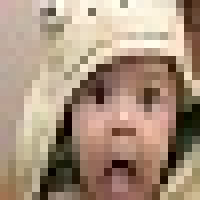
#> input picture ch1_basic/baby1.jpg, 25 x 25 px (shown 8 times larger)
$ python ch1_contour.py
#> lines starting #> are read from the running program, lines starting #| are printed output that depends on the picture
from PIL import Image
from pylab import *
'''求图像的轮廓'''
# read image to array
im = array(Image.open('baby1.jpg').convert('L'))
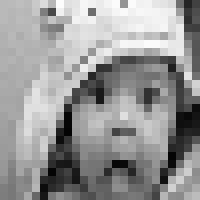
#> im: shape (25, 25) (shown 8 times larger); min 3, max 252, mean 150.7
# create a new figure
figure()
# don’t use colors
gray()
# show contours with origin upper left corner,以原来的图像的起点画图
contour(im, origin='image')
#以左上方为零点
#contour(im)
#与原图像一样大小
axis('equal')
axis('off')
'''直方图显示点的分布'''
figure()
hist(im.flatten(),128)
show()
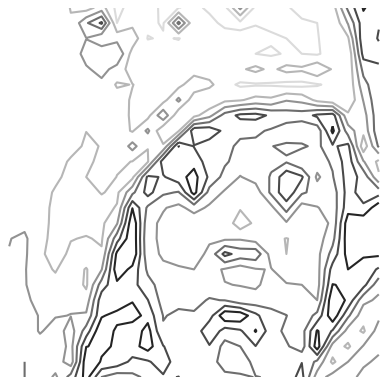
#> figure drawn by matplotlib, 1 panel
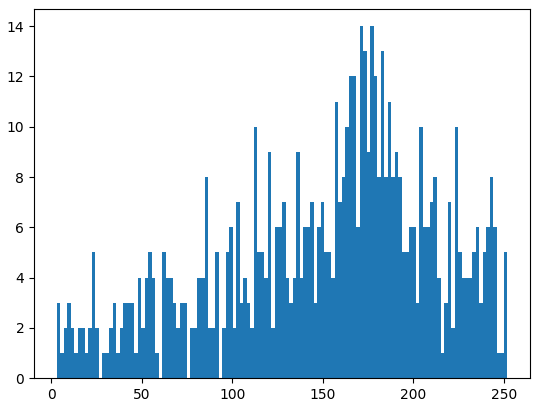
#> figure drawn by matplotlib, 1 panel

$ run again, with ch1_basic/baby_16.jpg copied over ch1_basic/baby1.jpg
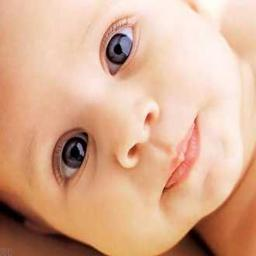
#> input picture ch1_basic/baby_16.jpg, 256 x 256 px
#> `im = array(Image.open('baby1.jpg').convert('L'))`:
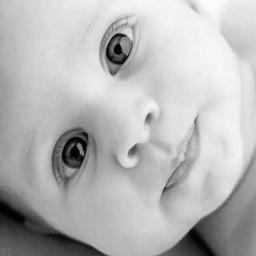
#> im: shape (256, 256); min 0, max 252, mean 183.1
#> `show()`:
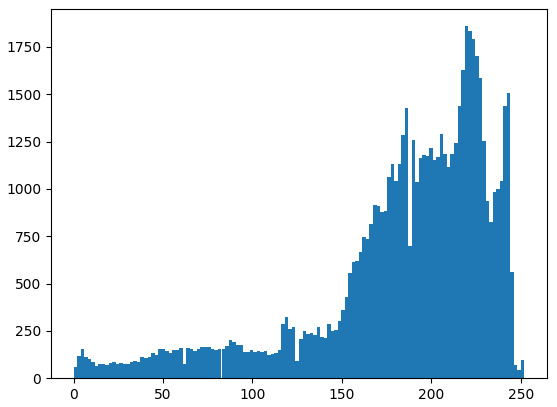
#> figure drawn by matplotlib, 1 panel; tallest bar 1859 high, from x = 218.5 to 220.5
